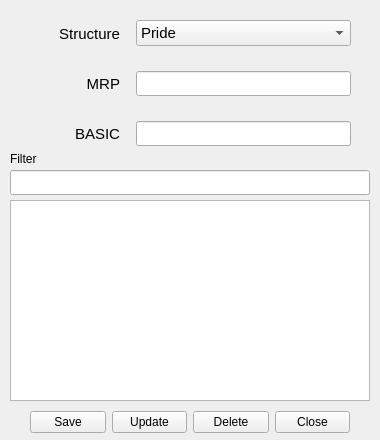
<?xml version="1.0" encoding="UTF-8"?>
<ui version="4.0">
 <class>Form</class>
 <widget class="QWidget" name="Form">
  <property name="geometry">
   <rect>
    <x>0</x>
    <y>0</y>
    <width>380</width>
    <height>440</height>
   </rect>
  </property>
  <property name="windowTitle">
   <string>Form</string>
  </property>
  <widget class="QListView" name="listView">
   <property name="geometry">
    <rect>
     <x>10</x>
     <y>200</y>
     <width>360</width>
     <height>201</height>
    </rect>
   </property>
  </widget>
  <widget class="QLineEdit" name="text_filter">
   <property name="geometry">
    <rect>
     <x>10</x>
     <y>170</y>
     <width>360</width>
     <height>25</height>
    </rect>
   </property>
  </widget>
  <widget class="QWidget" name="layoutWidget">
   <property name="geometry">
    <rect>
     <x>30</x>
     <y>410</y>
     <width>320</width>
     <height>25</height>
    </rect>
   </property>
   <layout class="QHBoxLayout" name="horizontalLayout_4">
    <item>
     <widget class="QPushButton" name="btn_save">
      <property name="text">
       <string>Save</string>
      </property>
     </widget>
    </item>
    <item>
     <widget class="QPushButton" name="btn_update">
      <property name="text">
       <string>Update</string>
      </property>
     </widget>
    </item>
    <item>
     <widget class="QPushButton" name="btn_delete">
      <property name="text">
       <string>Delete</string>
      </property>
     </widget>
    </item>
    <item>
     <widget class="QPushButton" name="btn_close">
      <property name="text">
       <string>Close</string>
      </property>
     </widget>
    </item>
   </layout>
  </widget>
  <widget class="QWidget" name="layoutWidget_2">
   <property name="geometry">
    <rect>
     <x>30</x>
     <y>120</y>
     <width>321</width>
     <height>27</height>
    </rect>
   </property>
   <layout class="QHBoxLayout" name="horizontalLayout_3">
    <item>
     <widget class="QLabel" name="label_3">
      <property name="minimumSize">
       <size>
        <width>90</width>
        <height>0</height>
       </size>
      </property>
      <property name="maximumSize">
       <size>
        <width>90</width>
        <height>16777215</height>
       </size>
      </property>
      <property name="font">
       <font>
        <pointsize>11</pointsize>
       </font>
      </property>
      <property name="text">
       <string>BASIC</string>
      </property>
      <property name="alignment">
       <set>Qt::AlignRight|Qt::AlignTrailing|Qt::AlignVCenter</set>
      </property>
     </widget>
    </item>
    <item>
     <spacer name="horizontalSpacer_3">
      <property name="orientation">
       <enum>Qt::Horizontal</enum>
      </property>
      <property name="sizeType">
       <enum>QSizePolicy::Fixed</enum>
      </property>
      <property name="sizeHint" stdset="0">
       <size>
        <width>10</width>
        <height>20</height>
       </size>
      </property>
     </spacer>
    </item>
    <item>
     <widget class="QLineEdit" name="text_basic">
      <property name="sizePolicy">
       <sizepolicy hsizetype="Expanding" vsizetype="Fixed">
        <horstretch>0</horstretch>
        <verstretch>0</verstretch>
       </sizepolicy>
      </property>
      <property name="minimumSize">
       <size>
        <width>0</width>
        <height>25</height>
       </size>
      </property>
     </widget>
    </item>
   </layout>
  </widget>
  <widget class="QWidget" name="layoutWidget_3">
   <property name="geometry">
    <rect>
     <x>30</x>
     <y>70</y>
     <width>321</width>
     <height>27</height>
    </rect>
   </property>
   <layout class="QHBoxLayout" name="horizontalLayout_2">
    <item>
     <widget class="QLabel" name="label_2">
      <property name="minimumSize">
       <size>
        <width>90</width>
        <height>0</height>
       </size>
      </property>
      <property name="maximumSize">
       <size>
        <width>90</width>
        <height>16777215</height>
       </size>
      </property>
      <property name="font">
       <font>
        <pointsize>11</pointsize>
       </font>
      </property>
      <property name="text">
       <string>MRP</string>
      </property>
      <property name="alignment">
       <set>Qt::AlignRight|Qt::AlignTrailing|Qt::AlignVCenter</set>
      </property>
     </widget>
    </item>
    <item>
     <spacer name="horizontalSpacer_2">
      <property name="orientation">
       <enum>Qt::Horizontal</enum>
      </property>
      <property name="sizeType">
       <enum>QSizePolicy::Fixed</enum>
      </property>
      <property name="sizeHint" stdset="0">
       <size>
        <width>10</width>
        <height>20</height>
       </size>
      </property>
     </spacer>
    </item>
    <item>
     <widget class="QLineEdit" name="text_mrp">
      <property name="sizePolicy">
       <sizepolicy hsizetype="Expanding" vsizetype="Fixed">
        <horstretch>0</horstretch>
        <verstretch>0</verstretch>
       </sizepolicy>
      </property>
      <property name="minimumSize">
       <size>
        <width>0</width>
        <height>25</height>
       </size>
      </property>
     </widget>
    </item>
   </layout>
  </widget>
  <widget class="QLabel" name="label_4">
   <property name="geometry">
    <rect>
     <x>10</x>
     <y>150</y>
     <width>47</width>
     <height>16</height>
    </rect>
   </property>
   <property name="text">
    <string>Filter</string>
   </property>
   <property name="alignment">
    <set>Qt::AlignBottom|Qt::AlignLeading|Qt::AlignLeft</set>
   </property>
  </widget>
  <widget class="QWidget" name="layoutWidget_4">
   <property name="geometry">
    <rect>
     <x>30</x>
     <y>20</y>
     <width>321</width>
     <height>27</height>
    </rect>
   </property>
   <layout class="QHBoxLayout" name="horizontalLayout">
    <item>
     <widget class="QLabel" name="label">
      <property name="sizePolicy">
       <sizepolicy hsizetype="Fixed" vsizetype="Preferred">
        <horstretch>0</horstretch>
        <verstretch>0</verstretch>
       </sizepolicy>
      </property>
      <property name="minimumSize">
       <size>
        <width>90</width>
        <height>0</height>
       </size>
      </property>
      <property name="maximumSize">
       <size>
        <width>90</width>
        <height>16777215</height>
       </size>
      </property>
      <property name="font">
       <font>
        <pointsize>11</pointsize>
       </font>
      </property>
      <property name="text">
       <string>Structure</string>
      </property>
      <property name="alignment">
       <set>Qt::AlignRight|Qt::AlignTrailing|Qt::AlignVCenter</set>
      </property>
     </widget>
    </item>
    <item>
     <spacer name="horizontalSpacer">
      <property name="orientation">
       <enum>Qt::Horizontal</enum>
      </property>
      <property name="sizeType">
       <enum>QSizePolicy::Fixed</enum>
      </property>
      <property name="sizeHint" stdset="0">
       <size>
        <width>10</width>
        <height>20</height>
       </size>
      </property>
     </spacer>
    </item>
    <item>
     <widget class="QComboBox" name="combo_structure">
      <property name="font">
       <font>
        <pointsize>11</pointsize>
       </font>
      </property>
      <item>
       <property name="text">
        <string>Pride</string>
       </property>
      </item>
      <item>
       <property name="text">
        <string>Debongo</string>
       </property>
      </item>
      <item>
       <property name="text">
        <string>Stile</string>
       </property>
      </item>
     </widget>
    </item>
   </layout>
  </widget>
 </widget>
 <resources/>
 <connections/>
</ui>
